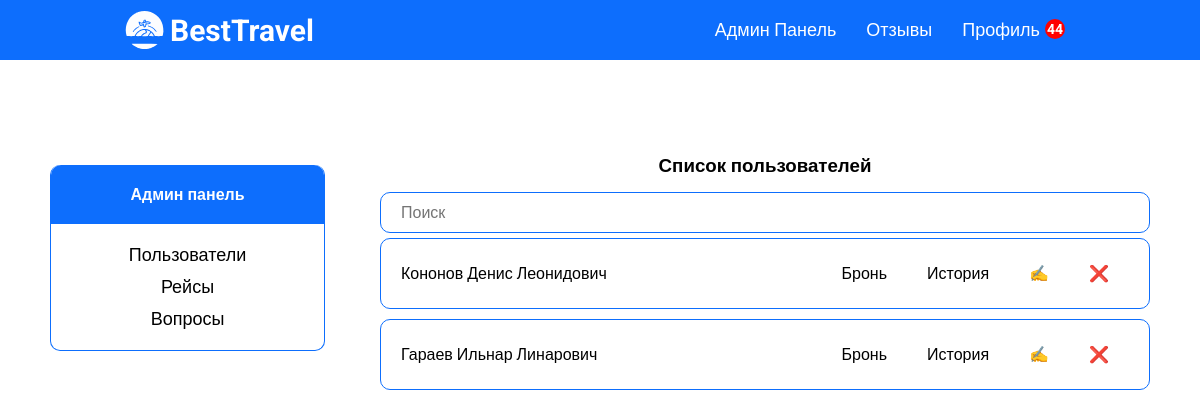
Screenshot of /admin-users-page.php (signed in) with the database file from the repository.
### tables this page shows
CREATE TABLE `users` (
  `user_id` int(11) NOT NULL,
  `surname` varchar(50) NOT NULL,
  `name` varchar(50) NOT NULL,
  `patronymic` varchar(50) NOT NULL,
  `email` varchar(50) NOT NULL,
  `phone` varchar(30) NOT NULL,
  `date_birth` date DEFAULT NULL,
  `login` varchar(50) NOT NULL,
  `password` varchar(255) NOT NULL,
  `role_id` int(11) NOT NULL
);

### database/requests.php (called while the page is built, shortened)
<?php
function getAll($string)
{
    require 'connect.php';
    $data = mysqli_query($connect, $string);
    if (mysqli_num_rows($data) > 0) {
        return mysqli_fetch_all($data, MYSQLI_ASSOC);
    } else {
        return false;
    }
}
class ApiProvider
{
    public function getAllUsers()
    {
        return getAll("
        select u.user_id, u.surname, u.name, u.patronymic, u.email, u.phone, u.login, u.password, r.role from users u
        left join roles r on r.role_id = u.role_id;
      ");
    }
}
?>

### admin-users-page.php (the view, shortened to what this page needs)
<?php
require_once 'database/requests.php';
$users = $provider->getAllUsers();
?>
<!DOCTYPE html>
<html lang="ru">
<?php require 'templates/head.php'; ?>
<body>
<?php require_once 'templates/header.php'; ?>
<div class="container df jcsb fw">
    <?php require_once 'templates/aside.php'; ?>
    <main class="df fc jcc aic">
        <h3 class="tac admin-title">Список пользователей</h3>
        <input id="search" placeholder="Поиск" class="w-full" type="text">
        <?php if ($users): ?>
            <?php foreach ($users as $user): ?>
                <div class="w-full padding border border-radius m-5 df jcsb aic admin-user-page">
                    <div class="search-list"><?= $user['surname']; ?> <?= $user['name']; ?> <?= $user['patronymic']; ?></div>
                    <div class="df">
                        <a href="bookings-user-page.php/<?= $user['user_id']; ?>?page=1">
                            <button class="btn-form">Бронь</button>
                        </a>
                        <a href="orders-users-page.php/<?= $user['user_id']; ?>?page=1">
                            <button class="btn-form">История</button>
                        </a>
                        <a href="update-users-page.php?id=<?= $user['user_id']; ?>">
                            <button class="btn-form">&#9997;</button>
                        </a>
                        <form action="" method='post'>
                            <button name='delete' value='<?= $user['user_id']; ?>' class="btn-form" type='submit'>
                                &#10060;
                            </button>
                        </form>
                    </div>
                </div>
            <?php endforeach ?>
        <?php else: ?>
            <h1 class='empty'>Нет данных</h1>
        <? endif; ?>
    </main>
</div>
</body>
</html>

### assets/css/style.css (style rules this page uses)
* { margin: 0; padding: 0; box-sizing: border-box; font-family: 'Roboto', sans-serif; }
html { scroll-behavior: smooth; }
body { overflow-x: hidden; }
.container { max-width: 1600px; margin: 0 auto; }
a { text-decoration: none; color: black; }
h1, h2, h3, h4, h5 { padding: 15px; }
.w-full { width: 100%; }
.padding { padding: 15px 20px; }
.border { border: 1px solid #0d6efd; }
.border-radius { border-radius: 10px; }
.df { display: flex; }
.fc { flex-direction: column; }
.jcsb { justify-content: space-between; }
.jcc { justify-content: center; }
.aic { align-items: center; }
.tac { text-align: center; }
.m-5 { margin: 5px; }
.fw { flex-wrap: wrap; }
button, input, select { background-color: white; padding: 10px 20px; border-radius: 10px; border: 1px solid #0d6efd; font-size: 16px; }
button { cursor: pointer; }
main { width: 75%; margin-top: 30px; }
.btn-form { border: none; }
@media screen and (max-width: 1600px) { .container { padding: 50px; } }
@media screen and (max-width: 1600px) { main { width: 70%; } }

### rows the page displays
users: surname "Кононов", name "Денис", patronymic "Леонидович", $user['user_id'] 1 (drawn)
users: surname "Гараев", name "Ильнар", patronymic "Линарович", $user['user_id'] 2 (drawn)

### other values shown
count($provider->getNotifications($_SESSION['user']['id'])) "44"
